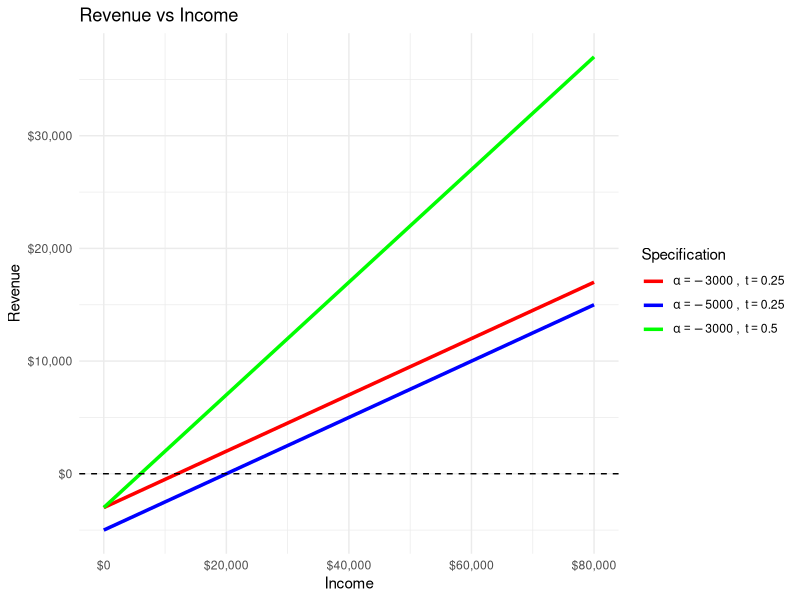
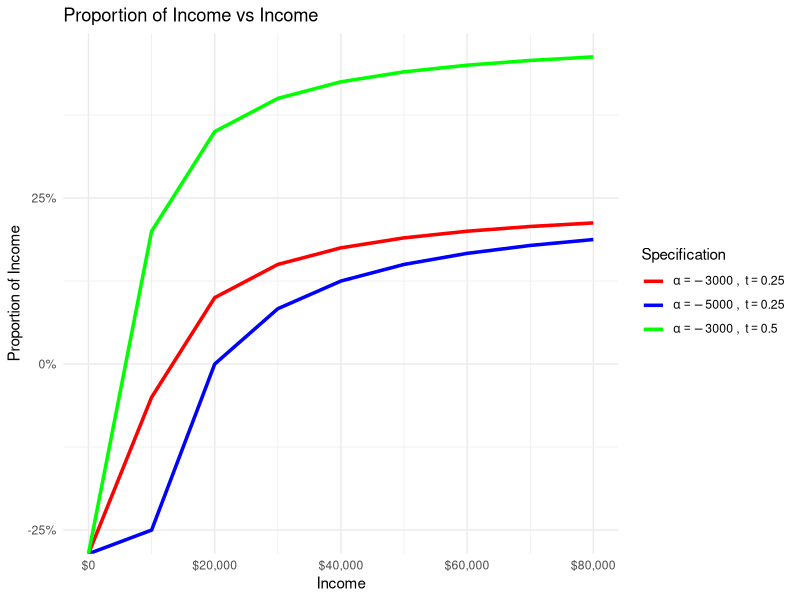

Generate these figures, in order, with R:
## ---- chunk 1
library(tidyverse)
library(tibble)


data <- tibble(
  income = c(0, 10000, 20000, 30000, 40000, 50000, 60000, 70000, 80000),
  rev1 = -3000 + 0.25*income,
  rev2 = -5000 + 0.25*income,
  rev3 = -3000 + 0.5*income,
  prop1 = rev1/income,
  prop2 = rev2/income,
  prop3 = rev3/income
)


plotrev <- data %>%
  pivot_longer(
    cols = starts_with("rev"),
    names_to = "type",
    values_to = "revenue"
  ) %>%
  ggplot(aes(x = income, y = revenue, color = type)) +
  geom_line(size = 1.2) +
  geom_hline(yintercept = 0, linetype = "dashed", color = "black") +
  scale_x_continuous(labels = scales::dollar_format()) +
  scale_y_continuous(labels = scales::dollar_format()) +
  scale_color_manual(
    name = "Specification",
    values = c("rev1" = "red", "rev2" = "blue", "rev3" = "green"),
    labels = c(
      "rev1" = expression(alpha == -3000 ~ ", " ~ t == 0.25),
      "rev2" = expression(alpha == -5000 ~ ", " ~ t == 0.25),
      "rev3" = expression(alpha == -3000 ~ ", " ~ t == 0.5)
    )
  ) +
  labs(
    title = "Revenue vs Income",
    x = "Income",
    y = "Revenue"
  ) +
  theme_minimal()

plotrev


## ---- chunk 2
plotprop <- data %>%
  pivot_longer(
    cols = starts_with("prop"),
    names_to = "type",
    values_to = "proportion"
  ) %>%
  ggplot(aes(x = income, y = proportion, color = type)) +
  geom_line(size = 1.2) +
  scale_x_continuous(labels = scales::dollar_format()) +
  scale_y_continuous(labels = scales::percent_format(accuracy = 1)) +
  scale_color_manual(
    name = "Specification",
    values = c("prop1" = "red", "prop2" = "blue", "prop3" = "green"),
    labels = c(
      "prop1" = expression(alpha == -3000 ~ ", " ~ t == 0.25),
      "prop2" = expression(alpha == -5000 ~ ", " ~ t == 0.25),
      "prop3" = expression(alpha == -3000 ~ ", " ~ t == 0.5)
    )
  ) +
  labs(
    title = "Proportion of Income vs Income",
    x = "Income",
    y = "Proportion of Income"
  ) +
  theme_minimal()

plotprop


